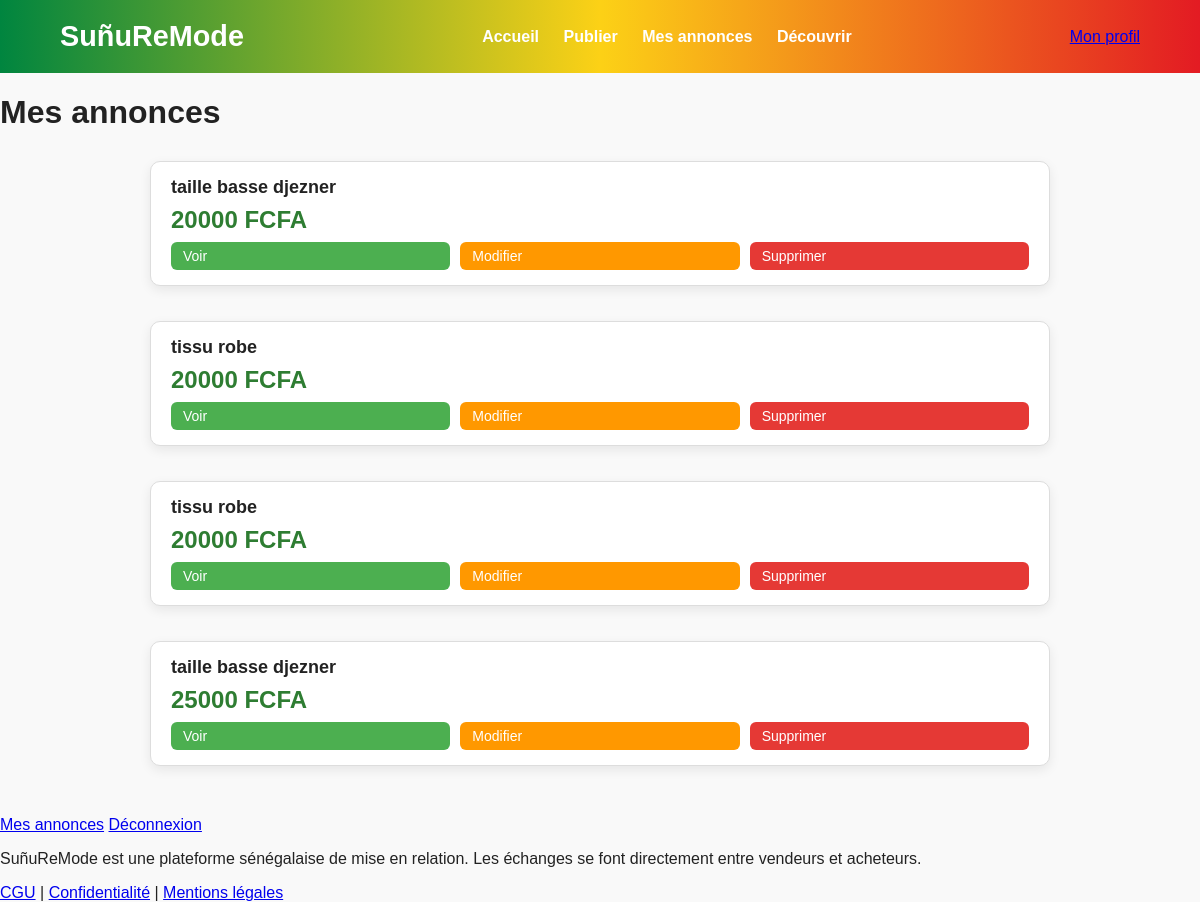
The app's page /mes-annonces/ (signed in) with its own data.
### core/models.py (models this page shows, shortened)
class Annonce(models.Model):
    CATEGORIES = [
        ('wax', 'Wax'),
        ('bazin', 'Bazin'),
        ('djezner', 'Djezner'),
        ('tchioup', 'Tchioup'),
        ('tissu', 'Tissu'),
    ]
    auteur = models.ForeignKey(User, on_delete=models.CASCADE)
    titre = models.CharField(max_length=200)
    description = models.TextField()
    prix = models.IntegerField()
    categorie = models.CharField(max_length=50)
    image = models.ImageField(upload_to='annonces/', blank=True, null=True)

### core/views.py (the view)
# urls.py: path('mes-annonces/', views.mes_annonces, name='mes_annonces'),
@login_required
def mes_annonces(request):
    annonces = Annonce.objects.filter(auteur=request.user)
    return render(request, 'core/mes_annonces.html', {
        'annonces': annonces
    })

### core/templates/core/mes_annonces.html
{% extends 'core/base.html' %}
{% block content %}
<h1>Mes annonces</h1>
<div class="mes-annonces">
    {% for annonce in annonces %}
        <div class="annonce-card">
            <h3>{{ annonce.titre }}</h3>
            <p class="prix">{{ annonce.prix }} FCFA</p>
            <div class="actions">
                <a href="{% url 'detail_annonce' annonce.id %}" class="btn btn-view">Voir</a>
                <a href="{% url 'modifier_annonce' annonce.id %}" class="btn btn-edit">Modifier</a>
                <a href="{% url 'supprimer_annonce' annonce.id %}" class="btn btn-delete">Supprimer</a>
            </div>
        </div>
    {% endfor %}
</div>
{% endblock %}

### core/static/core/style.css (style rules this page uses)
:root { --vert-senegal: #00853f; --jaune-senegal: #fcd116; --rouge-senegal: #e31b23; }
body { font-family: Arial, sans-serif; margin: 0; background-color: #f9f9f9; color: #222; }
.prix { font-size: 24px; font-weight: bold; color: #ce1126; }
.annonce-card { border: 1px solid #ddd; padding: 15px; margin-bottom: 20px; border-radius: 8px; }
button, .btn { width: 100%; padding: 14px; font-size: 16px; }
.mes-annonces { max-width: 900px; margin: 30px auto; display: grid; gap: 15px; }
.annonce-card { background: #fff; border-radius: 10px; padding: 15px 20px; box-shadow: 0 4px 12px rgba(0,0,0,0.08); transition: transform 0.2s ease; }
.annonce-card h3 { margin: 0; font-size: 18px; }
.prix { color: #2e7d32; font-weight: bold; margin: 8px 0; }
.actions { display: flex; gap: 10px; }
.btn { padding: 6px 12px; border-radius: 6px; font-size: 14px; text-decoration: none; color: white; }
.btn-view { background: #4caf50; }
.btn-edit { background: #ff9800; }
.btn-delete { background: #e53935; }

### records on screen
Annonce: titre "taille basse djezner", prix "20000"
Annonce: titre "tissu robe", prix "20000"
Annonce: titre "tissu robe", prix "20000"
Annonce: titre "taille basse djezner", prix "25000"
